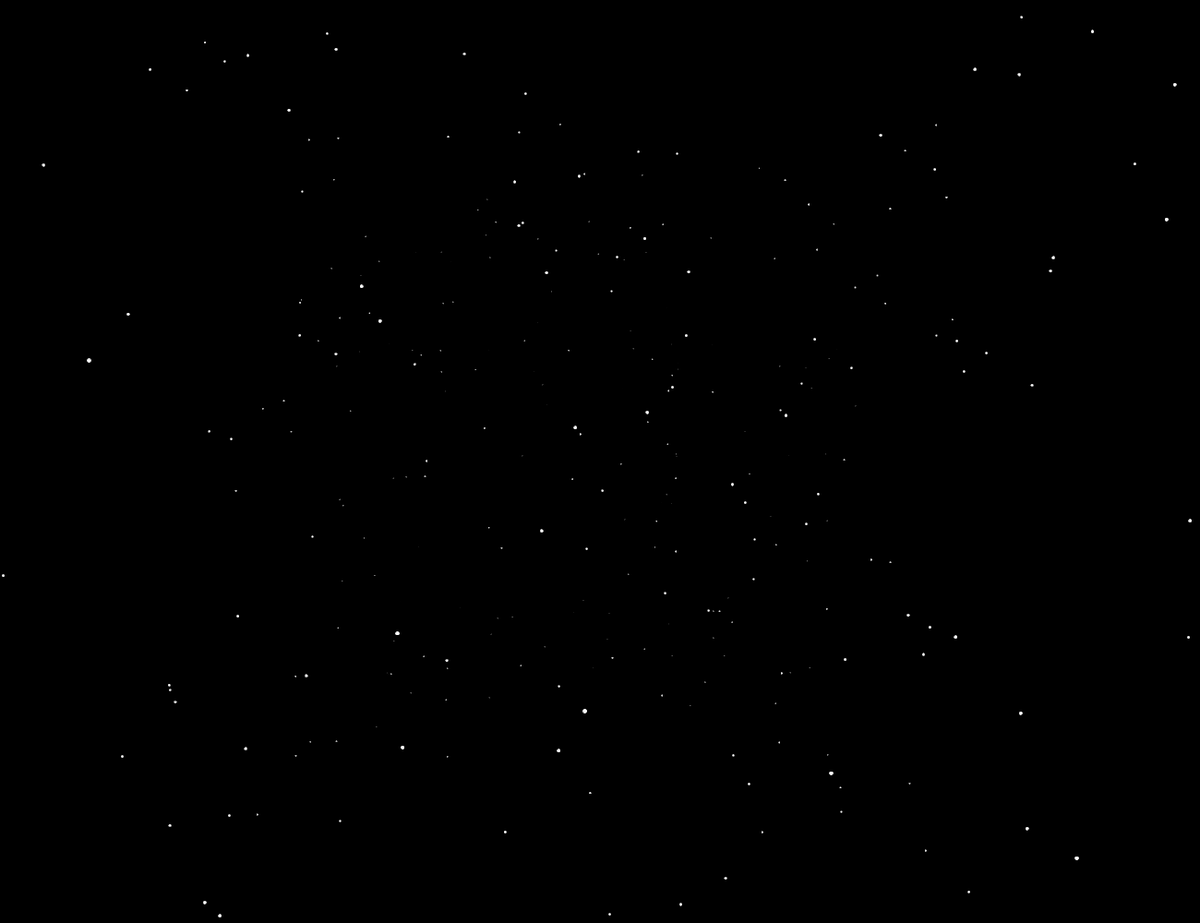
Frame 1 (no input)
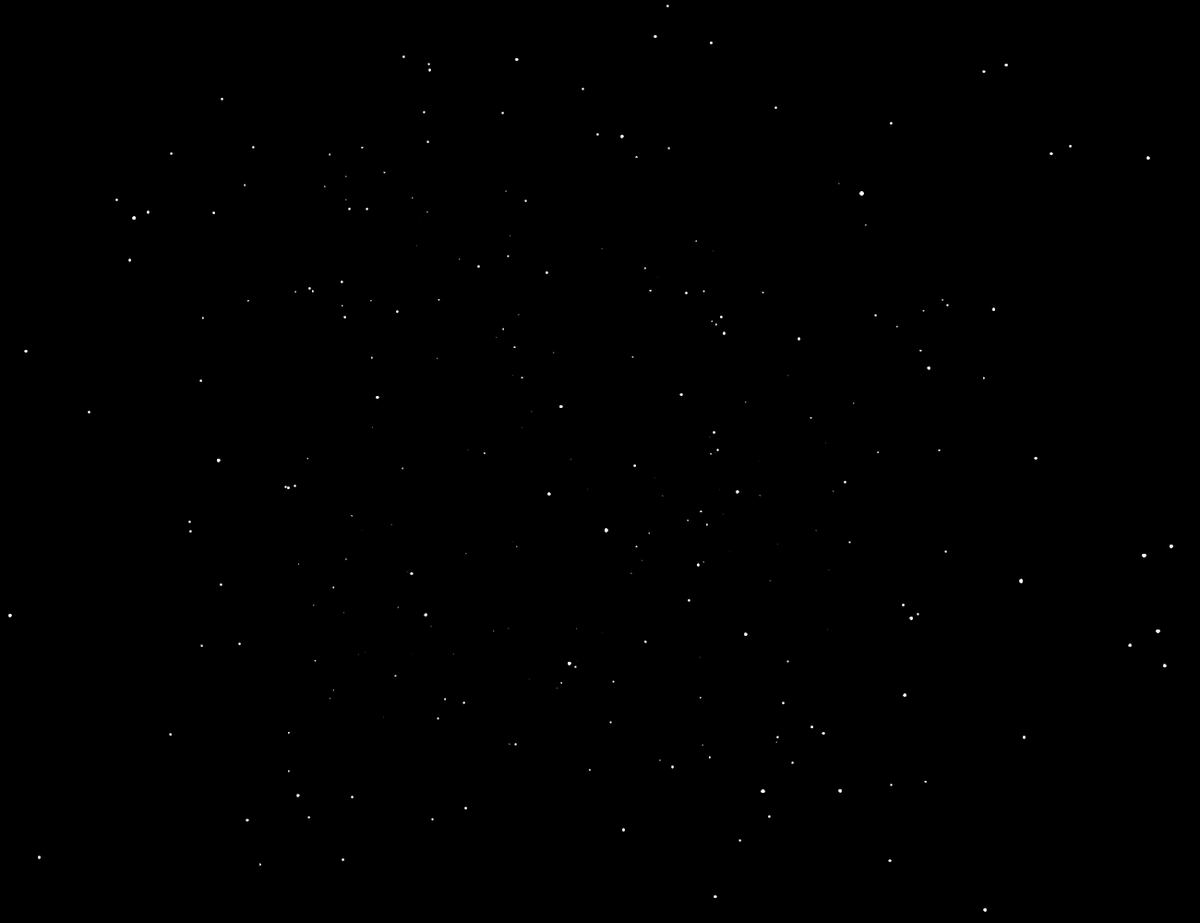
Frame 60 (the mouse pressed at the canvas centre just before this capture)
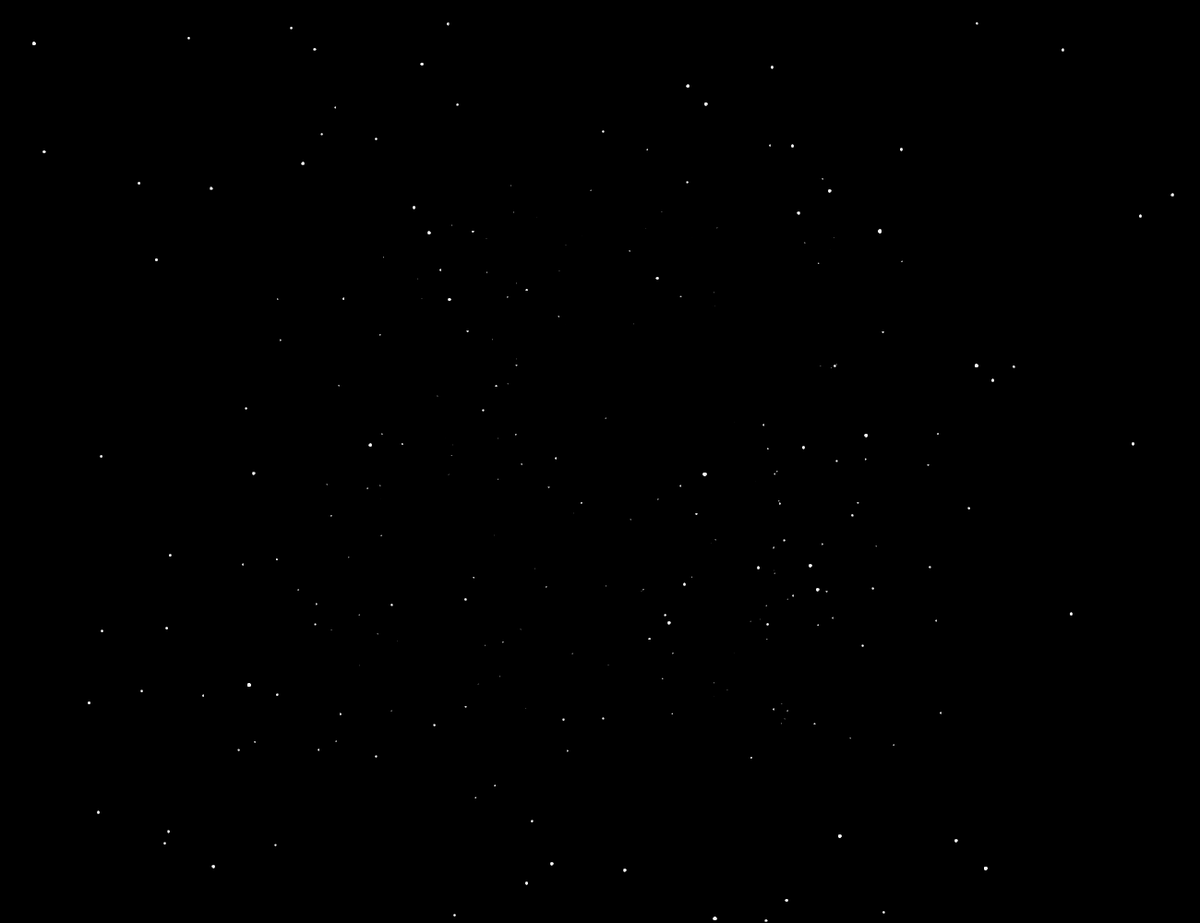
Frame 120 (the mouse held since frame 60 and released just before this capture)

The Processing sketch that drew these frames (run headless with seeded random() and noise(); from frame 60 on, the mouse is pressed at the canvas centre):

// Processing sketch: solar_system
// ── solar_system.pde
Planet sun ;
Star2[] stars = new Star2[400];


float r ;
float g ;
float b ;


void setup() {
  frameRate(60) ;
  size( 1300, 1000) ;
  smooth();
  stroke(255);
  strokeWeight(5);
  for (int i=0; i<stars.length; i++)
    stars[i] = new Star2();
  sun = new Planet(100, 0, 0);
  //sun.spawnMoons(5,0);
  r = g = b = 0 ;
  sun.spawnMoons(3, 0);
  sun.distance = 1000 ;
}


void draw () {
  background(r, g, b);
  // Draw all stars wrt center of screen
  translate(0.5*width, 0.5*height);

  // Update and draw all stars
  for (int i=0; i<stars.length; i++) {
    stars[i].update();
    stars[i].draw();
  }
  if ( frameCount > 240 ) {
    sun.show();
    sun.orbit();
    if (sun.distance != 0 ) {
      sun.distance -= 1;
    }
    if (sun.distance == 0 ) {
      if ( sun.radius != 200 ) {
        sun.radius += 0.5 ;
        //delay(300);
      }
      if ( sun.radius == 200 ) {
        sun.popLevel() ;
      }
    }
    if ( frameCount > 2150 ) {
       sun.radius -= 1 ;
      if ( sun.radius <= 2) {
        sun.radius = 0 ;
      }
    }
  }
  //zoom
  /*
      sun.radius += 0.5 ;
   for (int i = 0; i < sun.planets.length; i++) {
   sun.planets[i].distance += 1 ;
   circle(0,0,50);
   }
   */
}

// ── planets.pde
class Planet {
  float radius;
  float distance;
  Planet[] planets;
  float angle;
  float orbitspeed;
  float r ;
  float g ; 
  float b ;

  Planet(float radiu, float d, float o) {
    radius = radiu;
    distance = d;
    angle = random(TWO_PI);
    orbitspeed = o;
    //println(angle);
    r = random(0,255);
    g = random(0,255);
    b = random(0,255) ;
  }
  
  void setColor(float _a, float _b, float _c) {
   r = _a;
   g = _b;
   b = _c;
  }
  
    

  void orbit() {
    angle = angle + orbitspeed;
    if (planets != null) {
      for (int i = 0; i < planets.length; i++) {
        planets[i].orbit();
      }
    }
  }

  void spawnMoons(int total, int level) {
    planets = new Planet[total];
    for (int i = 0; i < planets.length; i++) {
      float rad = radius/2;
      float d = random(100,200);
      float o = random(-0.05, 0.05);
      planets[i] = new Planet(rad, d, o);
      if (level < 3) {
        if ( level == 0) {
          setColor(117,40,205) ;
        }
        if ( level == 1) {
          setColor(238,37,84) ;
        }
        if ( level == 2) {
          setColor(128,128,128) ;
        }
        planets[i].spawnMoons(1, level+1);
      }
    }
  }
  
  void popLevel() {
    for ( int i = 0 ; i < planets.length ; i ++ ) {
       planets[i].distance += 1 ; 
    }
  }

  void show() {
    pushMatrix();
    stroke(255);
    fill(r,g,b);
    rotate(angle);
    translate(distance,distance);
    ellipse(0, 0, radius*2, radius*2);
    if (planets != null) {
      for (int i = 0; i < planets.length; i++) {
        planets[i].show();
      }
    }
    popMatrix();
  }
}
 

// ── rect.pde
class Rect {
  float x ;
  float y ;
  float r ;
  float g ;
  float b ;

  float dimX ;
  float dimY ;



  Rect(float _x, float _y, float _dimX, float _dimY) {
    x =_x ;
    y = _y ;
    dimX = _dimX ;
    dimY = _dimY ;
  }

  void draw() {
    stroke(255) ;
    fill(r, g, b);
    rect(x, y, dimX, dimY);
  }
}

// ── star.pde
class star {
  float x;
  float y;
  float r ;
  float g ;
  float b ;
  
  
  star(float _x, float _y) {
    x = _x ;
    y = _y ;
    r = random(0,255) ;
    g = random(0,255) ;
    b = random(0,255) ;
  }
  
  void draw () {
    push();
    translate(x, y); // center of the star
    fill(r,g,b);
    beginShape();
    vertex(0, -10);
    vertex(2.8, -4);
    vertex(9.4, -3);
    vertex(4.6, 1.4);
    vertex(5.8, 8);
    vertex(0, 5);
    vertex(-5.8, 8);
    vertex(-4.6, 1.4);
    vertex(-9.4, -3);
    vertex(-2.8, -4);
    endShape(CLOSE);
    translate(0, 0);
    pop();
 }
  
}

// ── star2.pde
class Star2 {
  // Star coordinates in 3D
  float x;
  float y;
  float z;
  
  Star2() {
    x = random(-5000, 5000);
    y = random(-5000, 5000);
    z = random(0, 2000);
  }
  
  void update() {
    z-=10;        // Move star closer to viewport
    if (z <= 0.0) // Reset star if it passes viewport
      reset();
  }
  
  void reset() {
    // Reset star to a position far away
    x = random(-5000, 5000);
    y = random(-5000, 5000);
    z = 2000.0;
  }

  void draw() {
    // Project star only viewport
    float offsetX = 100.0*(x/z);
    float offsetY = 100.0*(y/z);
    float scaleZ = 0.0001*(2000.0-z);

    // Draw this star
    pushMatrix();
    translate(offsetX, offsetY);
    scale(scaleZ);
    ellipse(0,0,20,20);
    popMatrix();
  }
}
